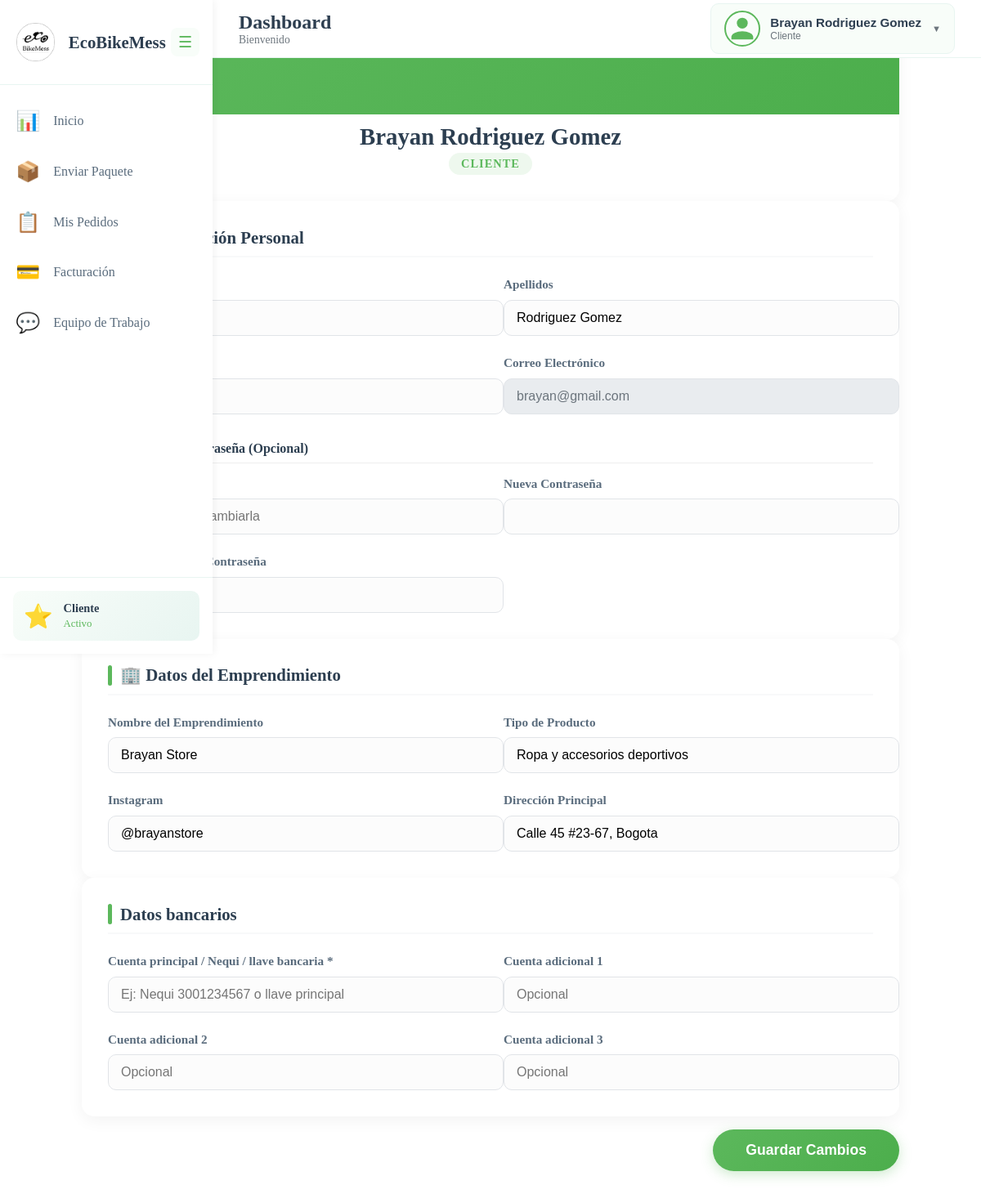
Screenshot of /cliente/mi-perfil (signed in) with the database file from the repository.
### tables this page shows
CREATE TABLE IF NOT EXISTS usuarios (
    id INT PRIMARY KEY AUTO_INCREMENT,
    nombres VARCHAR(100) NOT NULL,
    apellidos VARCHAR(100) NOT NULL,
    correo VARCHAR(150) UNIQUE NOT NULL,
    telefono VARCHAR(20) NOT NULL,
    password VARCHAR(255) NOT NULL,
    token VARCHAR(255) DEFAULT NULL,
    token_expiracion DATETIME DEFAULT NULL,
    tipo_usuario ENUM('cliente', 'mensajero', 'administrador', 'colaborador') NOT NULL,
    estado ENUM('activo', 'inactivo', 'pendiente_aprobacion', 'bloqueado') DEFAULT 'activo',
    correo_verificado BOOLEAN DEFAULT FALSE,
    codigo_verificacion VARCHAR(10),
    fecha_creacion TIMESTAMP DEFAULT CURRENT_TIMESTAMP,
    fecha_actualizacion TIMESTAMP DEFAULT CURRENT_TIMESTAMP ON UPDATE CURRENT_TIMESTAMP,
    ultimo_acceso TIMESTAMP NULL,
    intentos_fallidos INT DEFAULT 0,
    bloqueado_hasta TIMESTAMP NULL
);

CREATE TABLE IF NOT EXISTS clientes (
    id INT PRIMARY KEY AUTO_INCREMENT,
    usuario_id INT UNIQUE NOT NULL,
    nombre_emprendimiento VARCHAR(150) NOT NULL,
    tipo_producto VARCHAR(200) NOT NULL,
    instagram VARCHAR(100),
    direccion_principal TEXT,
    saldo_pendiente DECIMAL(10,2) DEFAULT 0.00,
    limite_credito DECIMAL(10,2) DEFAULT 0.00,
    fecha_registro TIMESTAMP DEFAULT CURRENT_TIMESTAMP,
    FOREIGN KEY (usuario_id) REFERENCES usuarios(id) ON DELETE CASCADE
);

### views/layouts/miPerfilCliente.php (the view, shortened to what this page needs)
<?php
$user_id = $_SESSION['user_id'];
$rol = $_SESSION['user_role'] ?? 'usuario';
$conn = conexionDB();
$sql = "SELECT * FROM usuarios WHERE id = :id";
$stmt = $conn->prepare($sql);
$stmt->execute([':id' => $user_id]);
$usuario = $stmt->fetch(PDO::FETCH_ASSOC);
$datos_extra = [];
if ($rol === 'cliente') {
    $stmtExtra = $conn->prepare("SELECT * FROM clientes WHERE usuario_id = :id");
    $stmtExtra->execute([':id' => $user_id]);
    $datos_extra = $stmtExtra->fetch(PDO::FETCH_ASSOC);
} elseif ($rol === 'mensajero') {
    $stmtExtra = $conn->prepare("SELECT * FROM mensajeros WHERE usuario_id = :id");
    $stmtExtra->execute([':id' => $user_id]);
    $datos_extra = $stmtExtra->fetch(PDO::FETCH_ASSOC);
}
?>
<!DOCTYPE html>
<html lang="es">
<head>
    <link rel="stylesheet" href="../../public/css/clienteSidebar.css">
    <link rel="stylesheet" href="../../public/css/clienteNavbar.css">
    <link rel="stylesheet" href="../../public/css/miPerfil.css">
    <link rel="stylesheet" href="../../public/css/responsive.css">
</head>
<body>
    <?php
    if ($rol === 'cliente' || $rol === 'colaborador') {
        include '../layouts/clienteNavbar.php';
        include '../layouts/clienteSidebar.php';
    } else {
        include '../layouts/clienteNavbar.php';
    }
    ?>
    <main class="main-content profile-main-content<?php echo ($rol !== 'cliente' && $rol !== 'colaborador') ? ' profile-no-sidebar' : ''; ?>">
        <div class="profile-container">
            <form action="../../controller/perfilController.php" method="POST">
                <div class="profile-card">
                    <div class="profile-bg"></div>
                    <div class="profile-header-content" style="padding-top: 60px;">
                        <h1 class="profile-name"><?php echo htmlspecialchars($usuario['nombres'] . ' ' . $usuario['apellidos']); ?></h1>
                        <div class="profile-role"><?php echo ucfirst($rol); ?></div>
                    </div>
                </div>
                <div class="profile-card">
                    <h3 class="form-section-title">👤 Información Personal</h3>
                    <div class="form-grid">
                        <div class="form-group">
                            <label>Nombres</label>
                            <input type="text" name="nombres" value="<?php echo htmlspecialchars($usuario['nombres']); ?>" autocomplete="given-name" required>
                        </div>
                        <div class="form-group">
                            <label>Apellidos</label>
                            <input type="text" name="apellidos" value="<?php echo htmlspecialchars($usuario['apellidos']); ?>" autocomplete="family-name" required>
                        </div>
                        <div class="form-group">
                            <label>Teléfono</label>
                            <input type="tel" name="telefono" value="<?php echo htmlspecialchars($usuario['telefono']); ?>" autocomplete="tel" required>
                        </div>
                        <div class="form-group">
                            <label>Correo Electrónico</label>
                            <input type="email" value="<?php echo htmlspecialchars($usuario['correo']); ?>" disabled title="El correo no se puede editar">
                        </div>
                    </div>
                    <h4 style="margin-top: 2rem; margin-bottom: 1rem; color: #2c3e50; border-bottom: 1px solid #eee; padding-bottom: 0.5rem;">🔒 Cambiar Contraseña (Opcional)</h4>
                    <div class="form-grid">
                        <div class="form-group">
                            <label>Contraseña Actual</label>
                            <input type="password" name="current_password" placeholder="Solo si desea cambiarla">
                        </div>
                        <div class="form-group">
                            <label>Nueva Contraseña</label>
                            <input type="password" name="new_password">
                        </div>
                        <div class="form-group">
                            <label>Confirmar Nueva Contraseña</label>
                            <input type="password" name="confirm_password">
                        </div>
                    </div>
                </div>
                <?php if ($rol === 'cliente' || $rol === 'colaborador'): ?>
                <?php $readonly = ($rol === 'colaborador') ? 'disabled' : ''; ?>
                <div class="profile-card">
                    <h3 class="form-section-title">🏢 Datos del Emprendimiento</h3>
                    <div class="form-grid">
                        <div class="form-group">
                            <label>Nombre del Emprendimiento</label>
                            <input type="text" name="nombre_emprendimiento" value="<?php echo htmlspecialchars($datos_extra['nombre_emprendimiento'] ?? ''); ?>" <?php echo $readonly; ?>>
                        </div>
                        <div class="form-group">
                            <label>Tipo de Producto</label>
                            <input type="text" name="tipo_producto" value="<?php echo htmlspecialchars($datos_extra['tipo_producto'] ?? ''); ?>" <?php echo $readonly; ?>>
                        </div>
                        <div class="form-group">
                            <label>Instagram</label>
                            <input type="text" name="instagram" value="<?php echo htmlspecialchars($datos_extra['instagram'] ?? ''); ?>" placeholder="@usuario" <?php echo $readonly; ?>>
                        </div>
                        <div class="form-group">
                            <label>Dirección Principal</label>
                            <input type="text" name="direccion_principal" value="<?php echo htmlspecialchars($datos_extra['direccion_principal'] ?? ''); ?>" <?php echo $readonly; ?>>
                        </div>
                    </div>
                </div>
                <div class="profile-card">
                    <h3 class="form-section-title">Datos bancarios</h3>
                    <div class="form-grid">
                        <div class="form-group">
                            <label>Cuenta principal / Nequi / llave bancaria *</label>
                            <input type="text" name="cuenta_bancaria_principal" value="<?php echo htmlspecialchars($datos_extra['cuenta_bancaria_principal'] ?? ''); ?>" placeholder="Ej: Nequi 3001234567 o llave principal" <?php echo $readonly; ?> <?php echo $rol === 'cliente' ? 'required' : ''; ?>>
                        </div>
                        <div class="form-group">
                            <label>Cuenta adicional 1</label>
                            <input type="text" name="cuenta_bancaria_opcional_1" value="<?php echo htmlspecialchars($datos_extra['cuenta_bancaria_opcional_1'] ?? ''); ?>" placeholder="Opcional" <?php echo $readonly; ?>>
                        </div>
                        <div class="form-group">
                            <label>Cuenta adicional 2</label>
                            <input type="text" name="cuenta_bancaria_opcional_2" value="<?php echo htmlspecialchars($datos_extra['cuenta_bancaria_opcional_2'] ?? ''); ?>" placeholder="Opcional" <?php echo $readonly; ?>>
                        </div>
                        <div class="form-group">
                            <label>Cuenta adicional 3</label>
                            <input type="text" name="cuenta_bancaria_opcional_3" value="<?php echo htmlspecialchars($datos_extra['cuenta_bancaria_opcional_3'] ?? ''); ?>" placeholder="Opcional" <?php echo $readonly; ?>>
                        </div>
                    </div>
                </div>
                <?php endif; ?>
                <button type="submit" class="btn-save">Guardar Cambios</button>
            </form>
        </div>
    </main>
</body>
</html>

### rows the page displays
usuarios: nombres+apellidos "Brayan Rodriguez Gomez", nombres "Brayan", apellidos "Rodriguez Gomez", telefono "3001234567", correo "brayan@gmail.com"
clientes: nombre_emprendimiento "Brayan Store", tipo_producto "Ropa y accesorios deportivos", instagram "@brayanstore", direccion_principal "Calle 45 #23-67, Bogota"

### other values shown
$_SESSION['user_role'] "Cliente"
$rol "CLIENTE"
